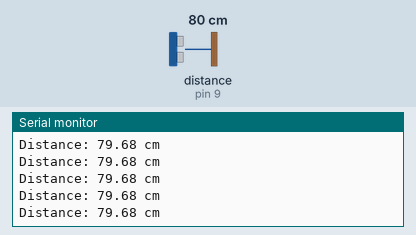
Simulated run of this sketch. Board: Arduino Uno, built with avr-gcc and run on an emulated ATmega328P. On the bench: the last lines printed to the serial monitor. Wiring (inferred from the names in the program): ultrasonic range finder: trigger pin 10; echo pin 9. The test bench sets the inputs (shaded band); at power-on: distance to the obstacle (sensor on pin 9) 80 cm. The echo pulse lasts 58.3 µs per cm.

Above: at 1.2 s.
1.3 s: distance to the obstacle (sensor on pin 9) set to 299 cm
At 1.62 s:
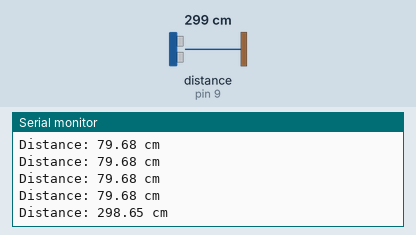
4.3 s: distance to the obstacle (sensor on pin 9) set to 2 cm
At 4.46 s:
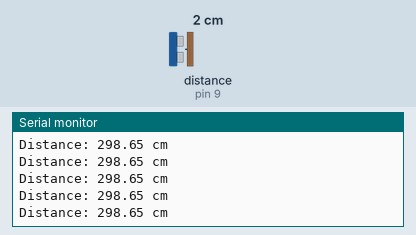
Timing chart, 0 to 7.3 s (numbered marks = the images above; inputs shaded):
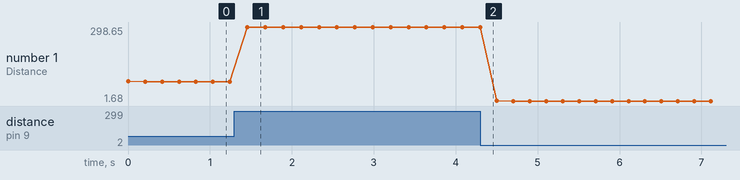

The sketch:

ultrasonic_senzor_serial_print.ino
```cpp
#define TRIG 10
#define ECHO 9

float scanDistance(){
  digitalWrite(TRIG, LOW);
  delayMicroseconds(2);

  digitalWrite(TRIG, HIGH);
  delayMicroseconds(10);
  digitalWrite(TRIG, LOW);

  long duration = pulseIn(ECHO, HIGH);
  float distance = duration * 0.0343 / 2;
  return distance;
}

void setup() {
  Serial.begin(115200);
  pinMode(TRIG, OUTPUT);
  pinMode(ECHO, INPUT);
}

void loop() {

  // spustenie merania
  float distance = scanDistance();
  Serial.print("Distance: ");
  Serial.print(distance);
  Serial.println(" cm");

  delay(200);
}
```

Measured:
- after the input at 1.3 s, the serial monitor: prints a new line after 0.16 s (image 1)
- plotted number 1: 79.68 → 298.65 after the input at 1.3 s, 298.65 → 1.68 after the input at 4.3 s
